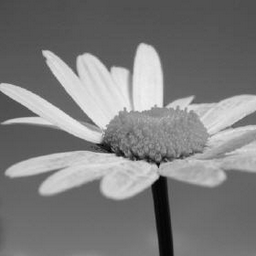
%> input picture TP1/flower.png, 256 x 256 px
$ octave TP1_ex4_g.m   (GNU Octave 9; MATLAB toolbox functions it lacks are replaced by stand-ins)
%> lines starting %> are read from the running program, lines starting %| are printed output that depends on the picture; in (x1, y1, x2, y2) boxes, pixels count from 0 and x2, y2 are one past the last pixel; in counts of white or black regions, pixels touching at a corner belong together; the program's own positions count from 1
clear all; close all;

%% 4) Filtrage à partir d’histogramme : seuillage par K-means

%------------------------- question 1 -----------------------------

figure(1)
Image = imread('flower.png');
%> Image is the input picture: size 256x256 uint8; min 0, max 239, mean 125.1
Image2= im2double(Image);
Affichage= imshow(Image2);
title('Image d origine');

%------------------------- question 2 -----------------------------

m1= rand(1); % atribution de valeur de m1 et m2 aléatoirement
m2= rand(1);

New_m1=m1; % définition des nouveux m1 et m2 qui vont varier
New_m2=m2;

% compteur et somme servent à calculer les nouveaux m1 et m2

Label=zeros(256); % création de la matrice label de la taille de la matrice image

while(1)

    compteur_m_1=0; % création d'un compteur pour compter le nombre de
    compteur_m_2=0; % valeur dans les labels 1 et 2

    somme_m_1=0; % variables qui servent à additionner les valeurs des
    somme_m_2=0; % pixels allant dans les labels.

    m_1=New_m1; % définition des nouveux m_1 et m_2 qui servent uniquement
    m_2=New_m2; % pour la boucle while prennent la valeur de New_m1/2

    for i = 1:256
        for j = 1:256

            a= abs(Image2(i,j)-m_1);
            b= abs(Image2(i,j)-m_2);

            if(b==min(a,b)); % si l'intensité du pixel est plus proche de m_2
            Label(i,j)=2; % on ajoute un 2 dans la matrice label aux coordonnées du pixel
            compteur_m_2=compteur_m_2+1; % on incémente le compteur
            somme_m_2=somme_m_2+Image2(i,j); % on ajoute la valeur du pixel à la somme

            elseif(a==min(a,b)); % de même avec intensité plus proche de m_1
            Label(i,j)=1;
            compteur_m_1=compteur_m_1+1;
            somme_m_1=somme_m_1+Image2(i,j);
            end
        end
    end

    New_m1=somme_m_1/compteur_m_1; % chgt des valeurs de New_m1/2 ce qui
    New_m2=somme_m_2/compteur_m_2; % permet de continuer la boucle


  if (abs(New_m1-m_1))< 0.001 && (abs(New_m2-m_2)<0.001); % si New_m1/2 ne change pas
      break; % on quitte la boucle while
  end

end
%> this loop made 5 passes
%> (m_1, m_2, New_m1, New_m2) on passes 2 to 5: (0.851, 0.44, 0.798, 0.392), (0.798, 0.392, 0.783, 0.386), (0.783, 0.386, 0.777, 0.384), (0.777, 0.384, 0.777, 0.384)
%> (New_m1, New_m2) on pass 1: (0.851, 0.44)
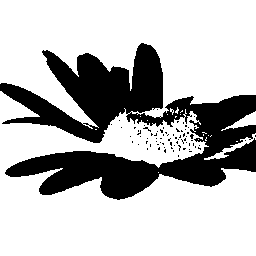
%> Label: size 256x256 double; values 1 (black) and 2 (white), 72.9% white; 73 black regions (72 under 20 px), largest, box (x1, y1, x2, y2) and area: (0, 43, 256, 200) 17546

%------------------------- question 3 -----------------------------

figure(2)
imshow(Label,[]);
title('Image segmentée');

$ run again, with TP1/journal.png copied over TP1/flower.png
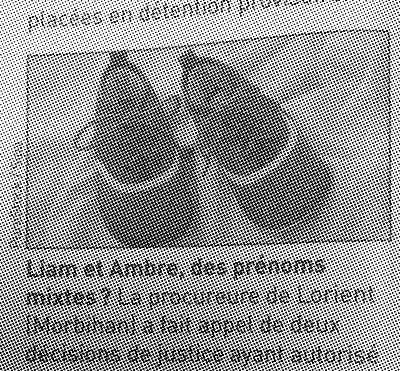
%> input picture TP1/journal.png, 400 x 371 px
%> Image is the input picture: size 371x400 uint8; min 0, max 255, mean 147.2
%> the loop `while(1)` made 6 passes
%> (m_1, m_2, New_m1, New_m2) on passes 2 to 6: (0.952, 0.315, 0.904, 0.225), (0.904, 0.225, 0.883, 0.192), (0.883, 0.192, 0.876, 0.181), (0.876, 0.181, 0.873, 0.177), (0.873, 0.177, 0.873, 0.177)
%> after the loop `while(1)`:
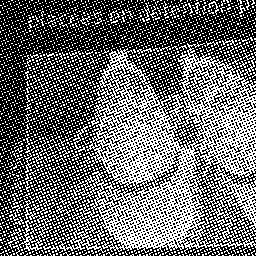
%> Label: size 256x256 double; values 1 (black) and 2 (white), 42.3% white in thin lines or dots
